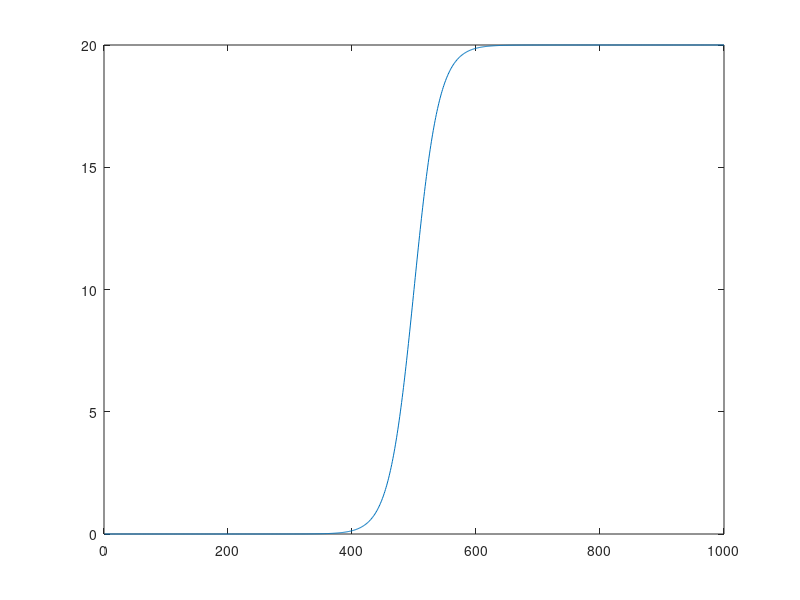

Here is the MATLAB script that generated this plot:
clear all;
close all;
clc;
g = 0.05;
Wmax = 20;
totEle = 1000;
cenEle = round(totEle/2);

Y = zeros(totEle,1);
cnt = 1;

for i = 1:1:totEle
Y(cnt,1) = Wmax ./ (1.0 + (exp(-g*(i - cenEle))) );
cnt = cnt +1;
end

X = [1:totEle];
X = X';
plot(X,Y);
axis([0 totEle 0 Wmax])